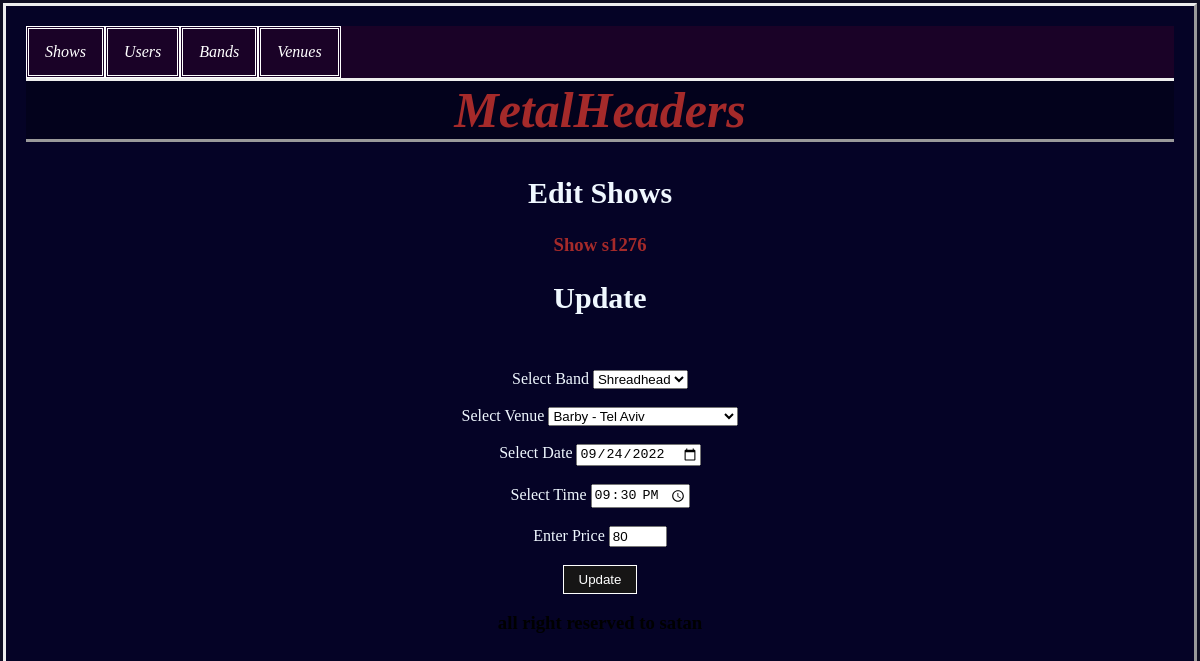
/edit=s1276, run on an earlier commit of the app's database.
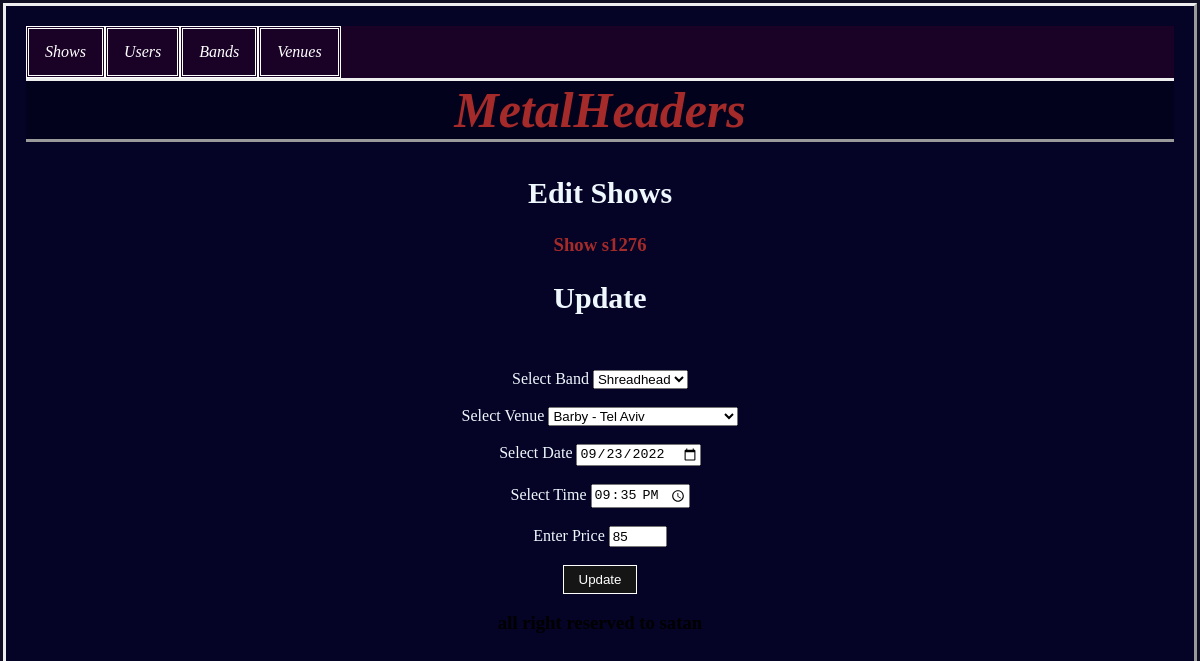
And on a later commit of the database.
### tables this page shows
CREATE TABLE shows (id TEXT PRIMARY KEY, bands TEXT, venue TEXT, date TEXT, time TEXT, price INT);

### app.py (the view, shortened to what this page needs)
@app.route('/edit=<showid>', methods = ['POST', 'GET'])
def edit_show(showid):
    show_obj = Show(showid, None, None, None, None, None)
    show_obj = show_obj.get_by_id()
    if request.method == 'GET':
        bands = dal.band_objects()
        venues = dal.venue_objects()
        show_obj.venue = show_obj.venue.strip().split('-')[0].strip()
        show_obj.date = Date(show_obj.date).undo_formatting
        return render_template('edit.html', bands = bands, venues = venues, show = show_obj)

### db/dal.py (called while the page is built)
    def venue_objects(self):
        objects = []
        cur.execute('SELECT * FROM venues')
        res = cur.fetchall()
        res = list(res)
        for venue in res:
            venue = Venue(venue[1], venue[2], venue[0])
            objects.append(venue)
        return objects

    def band_objects(self):
        objects = []
        cur.execute('SELECT * FROM bands')
        res = cur.fetchall()
        res = list(res)
        for band in res:
            band = Band(band[1], band[0], band[2])
            objects.append(band)
        return objects

    def get_by_id(self):
        try:
            cur.execute(f'SELECT * FROM shows WHERE id = "{self.id}"')
            res = cur.fetchone()
            show = Show(self.id, res[1], res[2], res[3], res[4], res[5])
            return show
        except:
            return False

### modules/time.py (called while the page is built)
        def format_date():
            year = self.date[0:4]
            month = self.date[5:7]
            day = self.date[8:10]
            return f"{day}/{month}/{year}"

        def format_date_back():
            year = self.date[6:10]
            month = self.date[3:5]
            day = self.date[0:2]
            new_date = f'{year}-{month}-{day}'
            return new_date

### templates/edit.html (shortened to what this page needs)
{% extends 'base.html' %}
{% block page_title %}Edit Shows{% endblock %}
{% block body %}
<header>
<h3 style="color: brown;">Show {{ show.id }}</h3>
<h2 class="arc">Update</h2>
</header>
<div class="center">
    <div class="form">
        <form method="POST">
            <label for="band">Select Band </label>
        <select name="band" id="band">
            {% for band in bands %}
            {% if show.band == band.name %}
            <option value="{{ show.band }}" selected>{{ show.band }}</option>
            {% else %}
            <option value="{{ band.name }}">{{ band.name }}</option>
            {% endif %}
            {% endfor %}
        </select>
        <br><br>
        <label for="venue">Select Venue </label>
        <select name="venue" id="venue">
            {% for v in venues %}
            {% if v.name == show.venue %}
            <option value="{{ v.name }} - {{ v.city }}" selected>{{ v.name }} - {{ v.city }}</option>
            {% else %}
            <option value="{{ v.name }} - {{ v.city }}">{{ v.name }} - {{ v.city }}</option>
            {% endif %}
            {% endfor %}
        </select>
        <br><br>
        <label for="date">Select Date</label>
        <input type="date" name="date" value="{{ show.date }}">
        <br><br>
        <label for="time">Select Time</label>
        <input type="time" name="time" value="{{ show.time }}">
        <br><br>
        <label for="price">Enter Price</label>
        <input type="number" name="price" min="0" style="width: 50px;" value="{{ show.price }}">
        <br><br>
        <input type="submit" value="Update">
    </form>
    {% endblock %}

### templates/base.html (shortened to what this page needs)
<!DOCTYPE html>
<html>
    <head>
        <link rel="stylesheet" href="../static/main.css">
    </head>
    <body>
        <ul>
            <li><a href="/">Shows</a></li>
            <li><a href="/users">Users</a></li>
            <li><a href="/bands">Bands</a></li>
            <li><a href="/venues">Venues</a></li>
        </ul>
        <header>
        <h1>MetalHeaders</h1>
        <h2>{% block page_title %}{% endblock %}</h2>
        </header>
        {% block body %}
        {% endblock %}
        <footer>
            <h3>all right reserved to satan</h3>
        </footer>
    </body>
</html>

### static/main.css (style rules this page uses)
html { background-color: #030217f1; color: aliceblue; }
header h1 { text-align: center; color: brown; font-style: italic; background-color: #030217a1; text-shadow: #030217e2; font-size: 50px; border-bottom-style: outset; border-top-style: outset; margin-top: auto; padding: 0px; }
body { margin: 3px; padding: 20px; border-style: outset; font-family: 'Times New Roman'; background-color: #050327f1; }
header { text-align: center; }
header h2 { text-align: center; font-size: 30px; }
header h3 { text-align: center; }
div.center { margin: auto; text-align: center; padding: 50px; padding-top: 30px; }
footer { color:black; text-align: center; }
a { color: brown; text-decoration: dotted; }
input[type = submit] { background-color: rgb(22, 21, 21); padding: 6px 15px; border: 1px solid; color: white; cursor: pointer; }
li { float: left; }
li a { display: block; color: white; text-align: center; padding: 14px 16px; text-decoration: none; border-style: double; }
ul { list-style-type: none; margin: 0; padding: 0; overflow: hidden; background-color: rgba(53, 0, 40, 0.436); font-style: italic; }

What changed in the data, as far as the page shows it:
changed shows "s1276": date "09/24/2022" → "09/23/2022"; time "21:30" → "21:35"; price "80" → "85"
